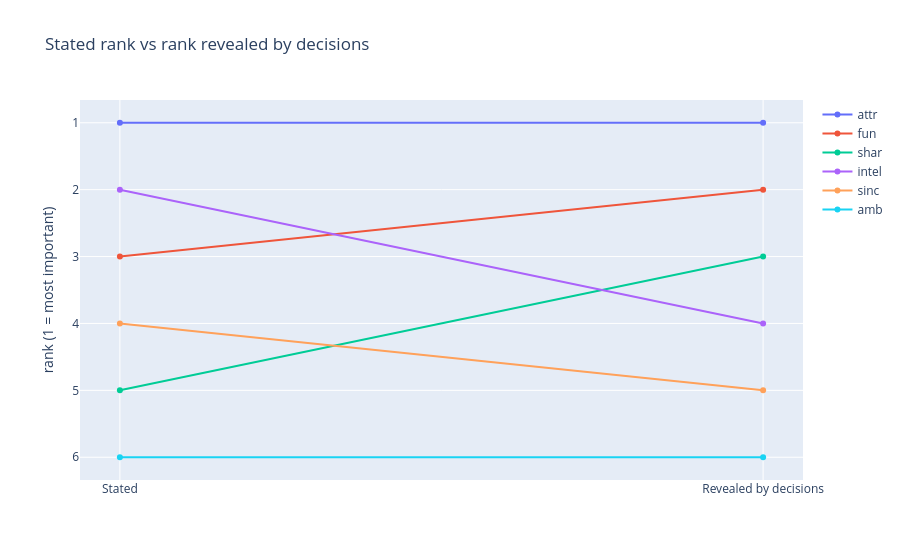

The code cell stored with this chart in its notebook:
### Markdown cell above
This chart draws one line per attribute, from its stated rank to its revealed rank. A line going up means that the attribute matters more in decisions than people say. It shows the rise of shared interests and fun, and the fall of intelligence and sincerity.

### Code cell
fig = go.Figure()
for _, row in comparison_pref.iterrows():
    fig.add_scatter(x=["Stated", "Revealed by decisions"], y=[row["stated_rank"], row["revealed_rank"]],
                    mode="lines+markers", name=row["attribute"])
fig.update_yaxes(autorange="reversed", dtick=1, title="rank (1 = most important)")
fig.update_layout(title="Stated rank vs rank revealed by decisions")
fig.show()

### Figure 1 — Plotly figure (JSON) as saved in the notebook; plotly's stock layout.template omitted (floating-point values rounded to 4 significant figures)
{"data": [{"mode": "lines+markers", "name": "attr", "type": "scatter", "x": ["Stated", "Revealed by decisions"], "y": [1, 1]}, {"mode": "lines+markers", "name": "fun", "type": "scatter", "x": ["Stated", "Revealed by decisions"], "y": [3, 2]}, {"mode": "lines+markers", "name": "shar", "type": "scatter", "x": ["Stated", "Revealed by decisions"], "y": [5, 3]}, {"mode": "lines+markers", "name": "intel", "type": "scatter", "x": ["Stated", "Revealed by decisions"], "y": [2, 4]}, {"mode": "lines+markers", "name": "sinc", "type": "scatter", "x": ["Stated", "Revealed by decisions"], "y": [4, 5]}, {"mode": "lines+markers", "name": "amb", "type": "scatter", "x": ["Stated", "Revealed by decisions"], "y": [6, 6]}], "layout": {"title": {"text": "Stated rank vs rank revealed by decisions"}, "yaxis": {"autorange": "reversed", "dtick": 1, "title": {"text": "rank (1 = most important)"}}}}
